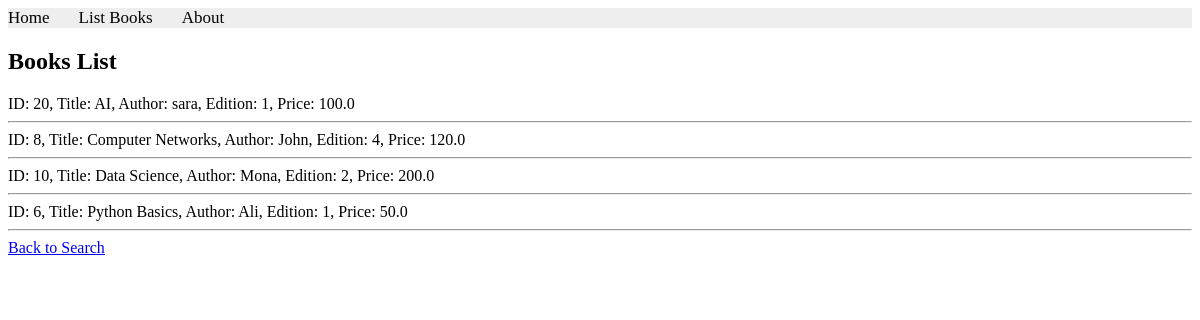
The app's page /books/lab8/task4 with its own data.
### apps/bookmodule/models.py (models this page shows)
class Book(models.Model):
    title = models.CharField(max_length = 50)
    author = models.CharField(max_length = 50)
    price = models.FloatField(default = 0.0)
    edition = models.SmallIntegerField(default = 1)

### apps/bookmodule/views.py (the view)
# urls.py: path('lab8/task4', views.lab8_task4),
def lab8_task4(request):
    mybooks = Book.objects.all().order_by('title')
    return render(request, 'bookmodule/bookList.html', {'books': mybooks})

### templates/bookmodule/bookList.html (shortened to what this page needs)
{% extends "layouts/base.html" %}
{% block content %}
<h2>Books List</h2>
{% if books %}
{% for obj in books %}
ID: {{obj.id}}, Title: {{obj.title}}, Author: {{obj.author}}, Edition: {{obj.edition}}, Price: {{obj.price}}    <hr>
{% endfor %}
{% else %}
    <p>No books found.</p>
{% endif %}
<a href="/books/search">Back to Search</a>
{% endblock content %}

### records on screen
Book: id "20", title "AI", author "sara", edition "1", price "100.0"
Book: id "8", title "Computer Networks", author "John", edition "4", price "120.0"
Book: id "10", title "Data Science", author "Mona", edition "2", price "200.0"
Book: id "6", title "Python Basics", author "Ali", edition "1", price "50.0"
